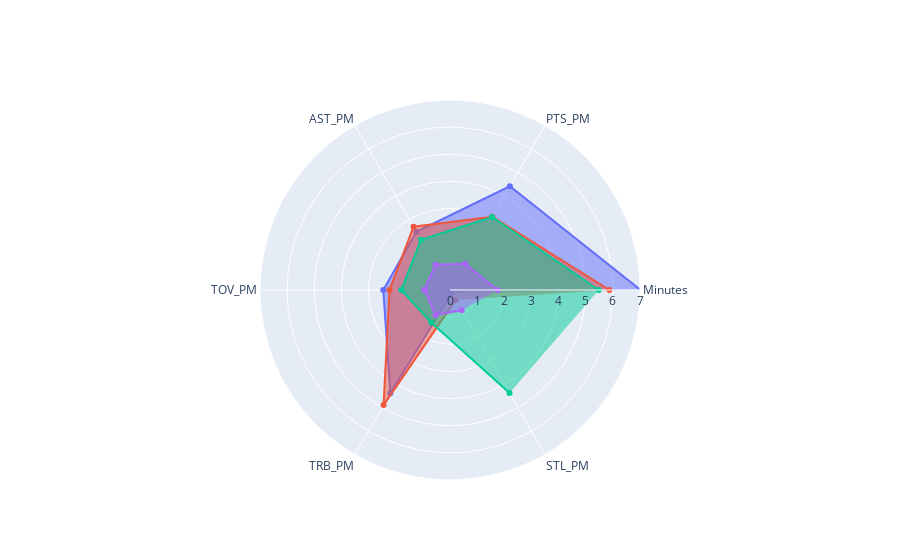

The code cell stored with this chart in its notebook:
### Code cell
import plotly.graph_objects as go

categories = key_metrics
key_metrics_name = [x+'_deviation' for x in key_metrics]

fig = go.Figure()

#add top 3 players
for idx, row in player_test_stats.head(3).iterrows():
    fig.add_trace(go.Scatterpolar(
          r=row[key_metrics_name].values,
          theta=categories,
          fill='toself',
          name=row['Player']
    ))
    
# add average of everyone else    
fig.add_trace(go.Scatterpolar(
      r=player_test_stats[key_metrics_name].mean().values,
      theta=categories,
      fill='toself',
      name='Average Player'
))

fig.update_layout(
  polar=dict(
    radialaxis=dict(
      visible=True,
      range=[0, 7]
    )),
  showlegend=False
)

fig.show()

### Figure 1 — Plotly figure (JSON) as saved in the notebook; plotly's stock layout.template omitted (floating-point values rounded to 4 significant figures)
{"data": [{"fill": "toself", "name": "Mohamed Bamba", "r": [7.018, 4.413, 2.476, 2.459, 4.396, 0.1242], "theta": ["Minutes", "PTS_PM", "AST_PM", "TOV_PM", "TRB_PM", "STL_PM"], "type": "scatterpolar"}, {"fill": "toself", "name": "Meyers Leonard", "r": [5.875, 3.117, 2.689, 2.228, 4.895, 0.4209], "theta": ["Minutes", "PTS_PM", "AST_PM", "TOV_PM", "TRB_PM", "STL_PM"], "type": "scatterpolar"}, {"fill": "toself", "name": "Trey Burke", "r": [5.479, 3.104, 2.138, 1.794, 1.384, 4.385], "theta": ["Minutes", "PTS_PM", "AST_PM", "TOV_PM", "TRB_PM", "STL_PM"], "type": "scatterpolar"}, {"fill": "toself", "name": "Average Player", "r": [1.756, 1.115, 1.07, 0.9464, 1.061, 0.8594], "theta": ["Minutes", "PTS_PM", "AST_PM", "TOV_PM", "TRB_PM", "STL_PM"], "type": "scatterpolar"}], "layout": {"polar": {"radialaxis": {"range": [0, 7], "visible": true}}, "showlegend": false}}
